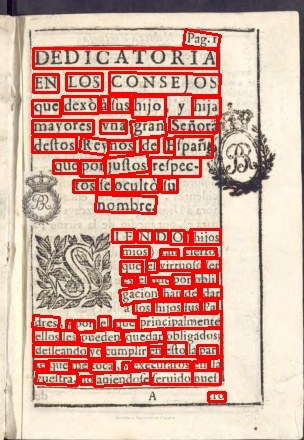
#> input picture RenAIssance_CRNN_OCR_Shashank_Shekhar_Singh/images/imageCRAFT.jpg, 304 x 440 px
$ python -i shared_app_utils.py   (imports and definitions only)
#> lines starting #> are read from the running program, lines starting #| are printed output that depends on the picture; after the words box and inside, x2 and y2 are one past the last pixel; in counts of white or black regions, pixels touching at a corner belong together
#> further down, picture is the input picture: shape (440, 304, 3); mean B, G, R 157.4, 171.6, 214.3
"""Shared OCR and preprocessing helpers used by the app entrypoints."""

import math

import cv2
import numpy as np
from deskew import determine_skew


# [64 lines left out: functions copyStateDict, rotate, deskew_image, preprocess_image, not called in this run]


def remove_borders(image: np.ndarray) -> np.ndarray:
    if len(image.shape) == 3 and image.shape[2] == 3:
        gray = cv2.cvtColor(image, cv2.COLOR_BGR2GRAY)
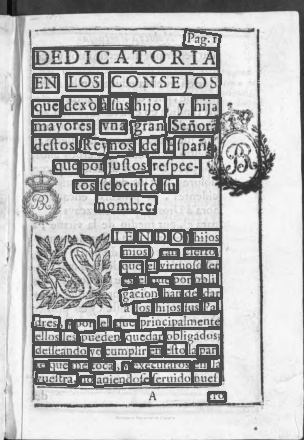
#> gray: shape (440, 304); min 8, max 252, mean 182.8
    else:
        gray = image

    img_inverted = cv2.bitwise_not(gray)
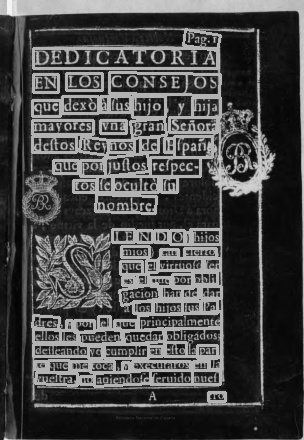
#> img_inverted: shape (440, 304); min 3, max 247, mean 72.2
    horizontal_kernel = cv2.getStructuringElement(cv2.MORPH_RECT, (100, 1))
    detected_horizontal = cv2.morphologyEx(img_inverted, cv2.MORPH_OPEN, horizontal_kernel)

    vertical_kernel = cv2.getStructuringElement(cv2.MORPH_RECT, (1, 100))
    detected_vertical = cv2.morphologyEx(img_inverted, cv2.MORPH_OPEN, vertical_kernel)
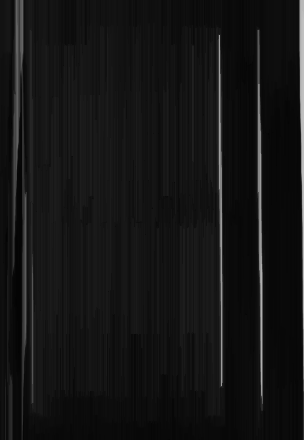
#> detected_vertical: shape (440, 304); min 3, max 193, mean 20.4

    detected_lines = cv2.addWeighted(detected_horizontal, 1.0, detected_vertical, 1.0, 0.0)
    dilated_lines = cv2.dilate(detected_lines, np.ones((1, 1), np.uint8), iterations=2)
    closed_lines = cv2.morphologyEx(dilated_lines, cv2.MORPH_CLOSE, np.ones((10, 10), np.uint8))
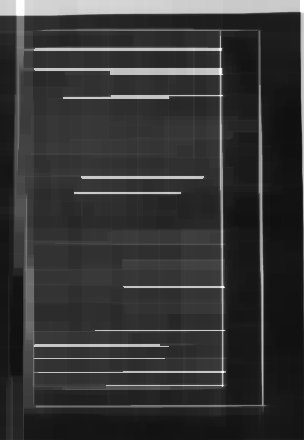
#> closed_lines: shape (440, 304); min 16, max 255, mean 53.5

    _, binary_lines = cv2.threshold(closed_lines, 127, 255, cv2.THRESH_BINARY)
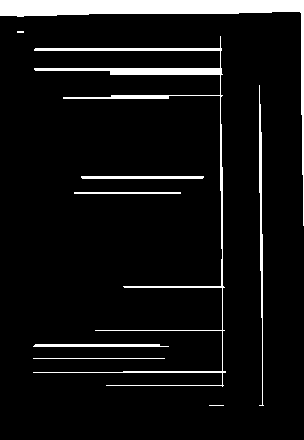
#> binary_lines: shape (440, 304); 7.3% white; 9 white regions (2 under 20 px), largest, box (x1, y1, x2, y2) and area: (0, 0, 304, 226) 4793, (33, 36, 226, 387) 3214, (259, 85, 264, 406) 637
    lines = cv2.HoughLinesP(binary_lines, 1, np.pi / 180, threshold=100, minLineLength=100, maxLineGap=10)
#> lines = 41 rows, first 6: [0, 9, 303, 4], [0, 7, 303, 2], [0, 11, 303, 6], [0, 8, 303, 3], [0, 14, 303, 9], [0, 0, 303, 0]

    mask = np.zeros_like(gray)
    if lines is not None:
        for line in lines:
            for x1, y1, x2, y2 in line:
                cv2.line(mask, (x1, y1), (x2, y2), 255, 10)
#> this loop made 41 passes
#> line on passes 1 to 12: [[0, 9, 303, 4]], [[0, 7, 303, 2]], [[0, 11, 303, 6]], [[0, 8, 303, 3]], [[0, 14, 303, 9]], [[0, 0, 303, 0]], [[0, 13, 303, 8]], [[0, 1, 303, 1]], [[259, 91, 262, 319]], [[35, 48, 221, 48]], [[303, 225, 303, 5]], [[33, 372, 225, 372]]
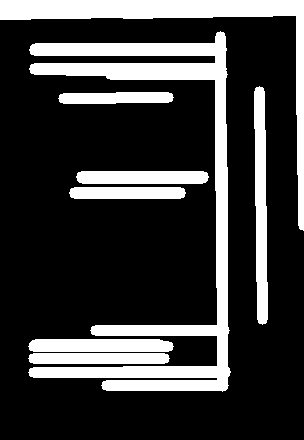
#> mask: shape (440, 304); 23.5% white; 8 white regions, largest, box (x1, y1, x2, y2) and area: (28, 31, 231, 392) 14140, (0, 0, 304, 231) 7040, (254, 86, 268, 325) 2588

    dilated_mask = cv2.dilate(mask, np.ones((1, 1), np.uint8), iterations=2)
    img_result = gray.copy()
    img_result[dilated_mask == 255] = 255
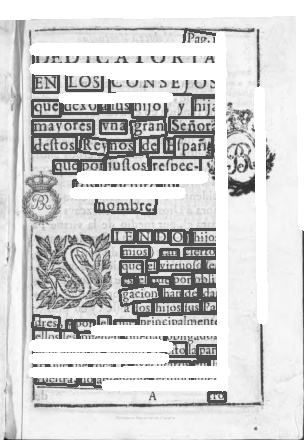
#> img_result: shape (440, 304); min 15, max 255, mean 208.9
    return img_result


# [31 lines left out: functions read_contour_points, get_bounding_boxes, not called in this run]


def draw_bounding_boxes(image, bounding_boxes, color=(0, 255, 0), thickness=6):
    for (x1, y1, x2, y2) in bounding_boxes:
        cv2.rectangle(image, (x1, y1), (x2, y2), color, thickness)


# [65 lines left out: functions split_bounding_boxes, filter_and_adjust_bounding_boxes, not called in this run]

>>> import cv2
>>> picture = cv2.imread('../../../RenAIssance_CRNN_OCR_Shashank_Shekhar_Singh/images/imageCRAFT.jpg')
>>> result = remove_borders(picture)

$ run again, on RenAIssance_CRNN_OCR_Shashank_Shekhar_Singh/images/CNN.png
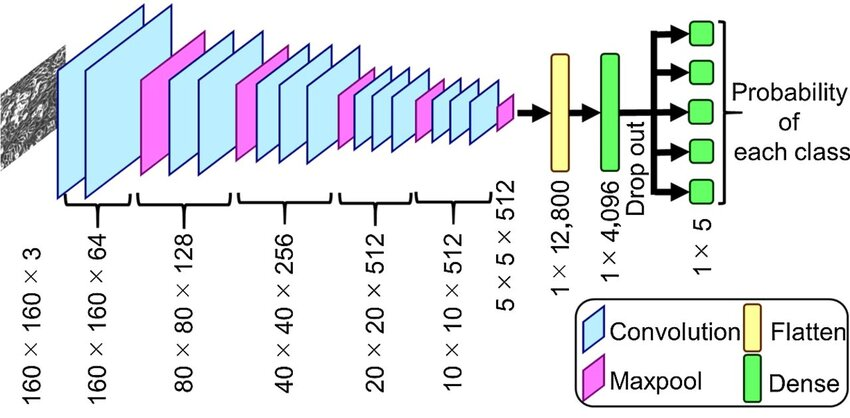
#> input picture RenAIssance_CRNN_OCR_Shashank_Shekhar_Singh/images/CNN.png, 850 x 418 px
#> picture is the input picture: shape (418, 850, 3); mean B, G, R 233.3, 230.5, 226.7
#> in remove_borders, `_, binary_lines = cv2.threshold(closed_lines, 127, 255, cv2.THRESH_BIN..`:
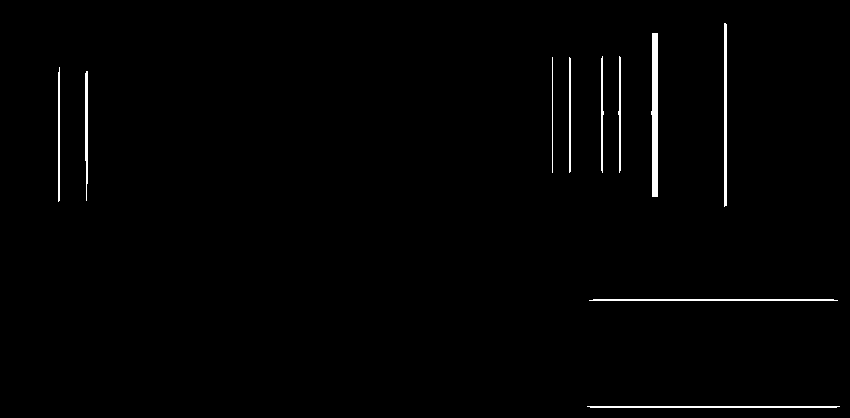
#> binary_lines: shape (418, 850); 1.1% white; 10 white regions, largest, box (x1, y1, x2, y2) and area: (651, 33, 658, 197) 988, (724, 23, 727, 207) 549, (587, 406, 840, 408) 500
#> lines = 24 rows, first 6: [593, 299, 833, 299], [590, 407, 836, 407], [589, 300, 837, 300], [587, 406, 839, 406], [726, 205, 726, 24], [724, 206, 724, 23]
#> the loop in remove_borders, `for line in lines:` made 24 passes
#> in remove_borders, `img_result[dilated_mask == 255] = 255`:
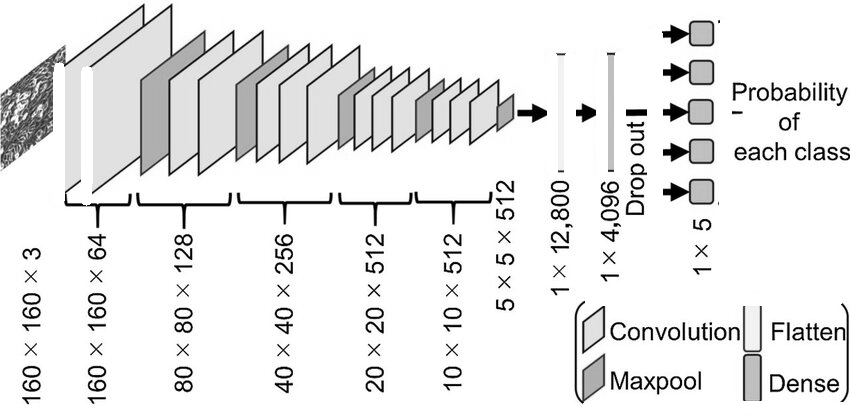
#> img_result: shape (418, 850); min 0, max 255, mean 233.4

$ run again, on RenAIssance_CRNN_OCR_Shashank_Shekhar_Singh/images/CRNN.png
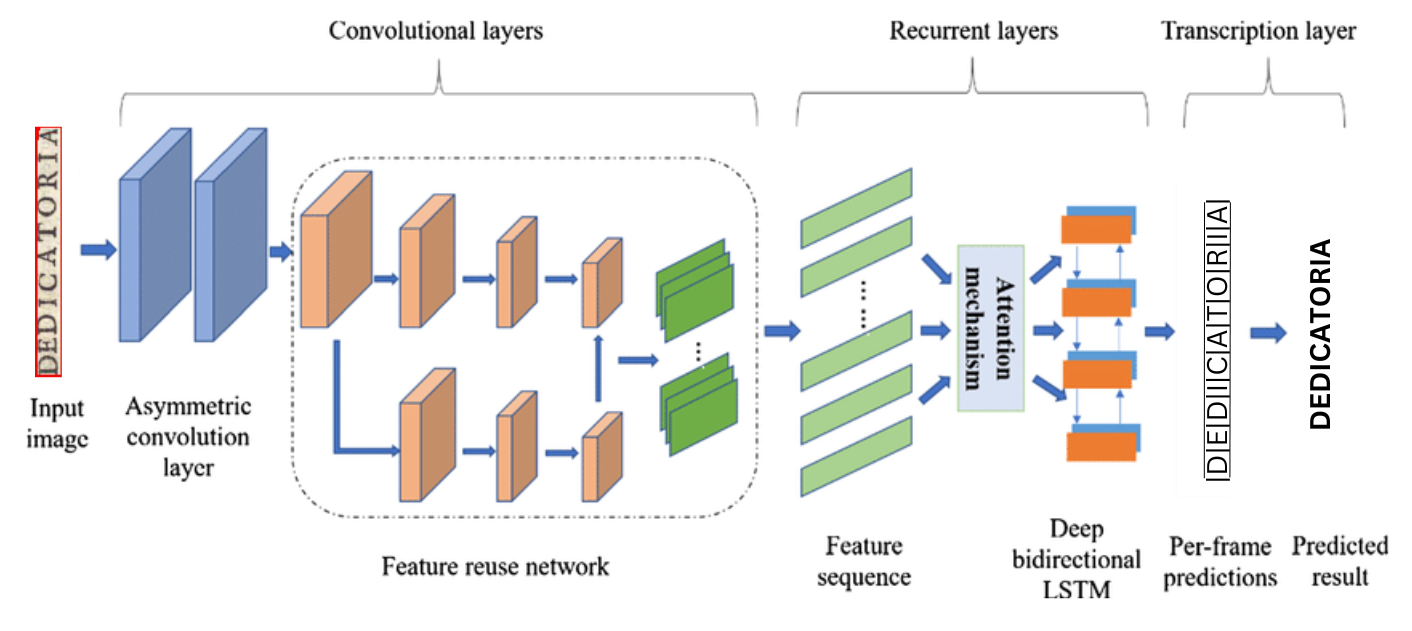
#> input picture RenAIssance_CRNN_OCR_Shashank_Shekhar_Singh/images/CRNN.png, 1412 x 631 px
#> picture is the input picture: shape (631, 1412, 3); mean B, G, R 234.1, 235.8, 236.3
#> in remove_borders, `_, binary_lines = cv2.threshold(closed_lines, 127, 255, cv2.THRESH_BIN..`:
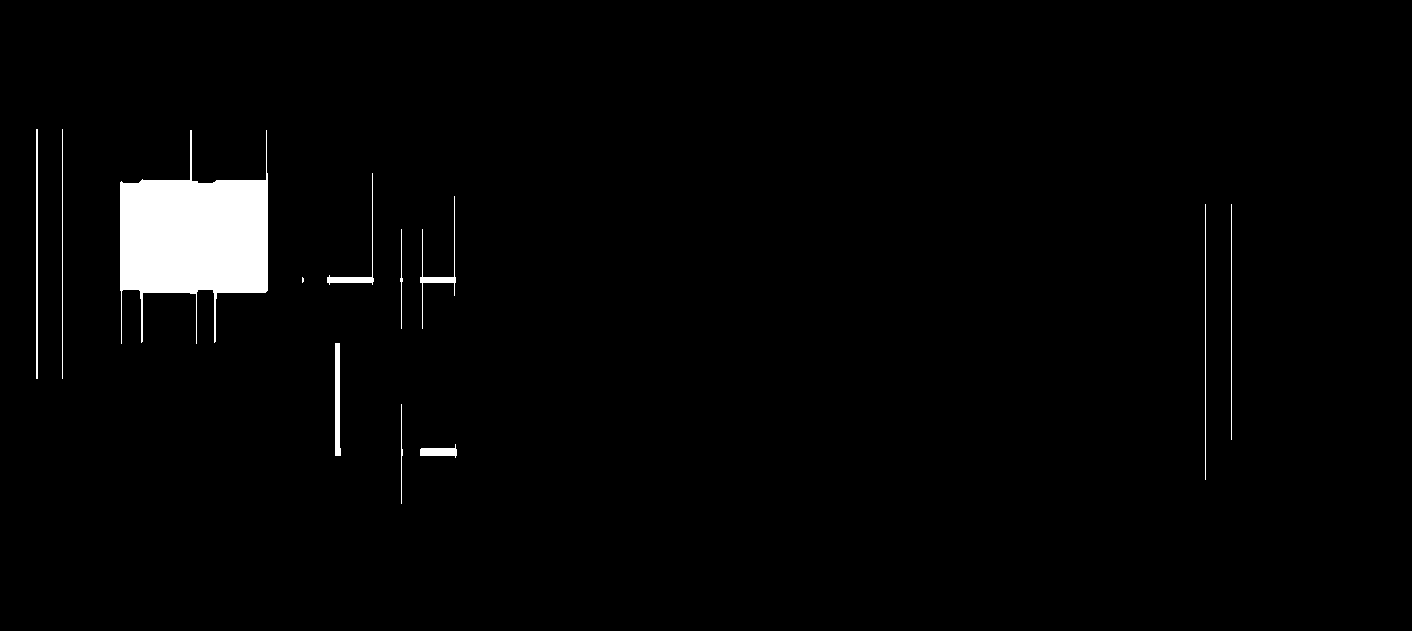
#> binary_lines: shape (631, 1412); 2.3% white; 12 white regions (1 under 20 px), largest, box (x1, y1, x2, y2) and area: (120, 130, 268, 344) 16985, (335, 343, 341, 456) 573, (36, 129, 38, 379) 500
#> lines = 96 rows, first 6: [1205, 479, 1205, 204], [37, 378, 37, 129], [120, 183, 229, 292], [144, 180, 256, 292], [1231, 439, 1231, 204], [151, 180, 263, 292]
#> the loop in remove_borders, `for line in lines:` made 96 passes
#> in remove_borders, `img_result[dilated_mask == 255] = 255`:
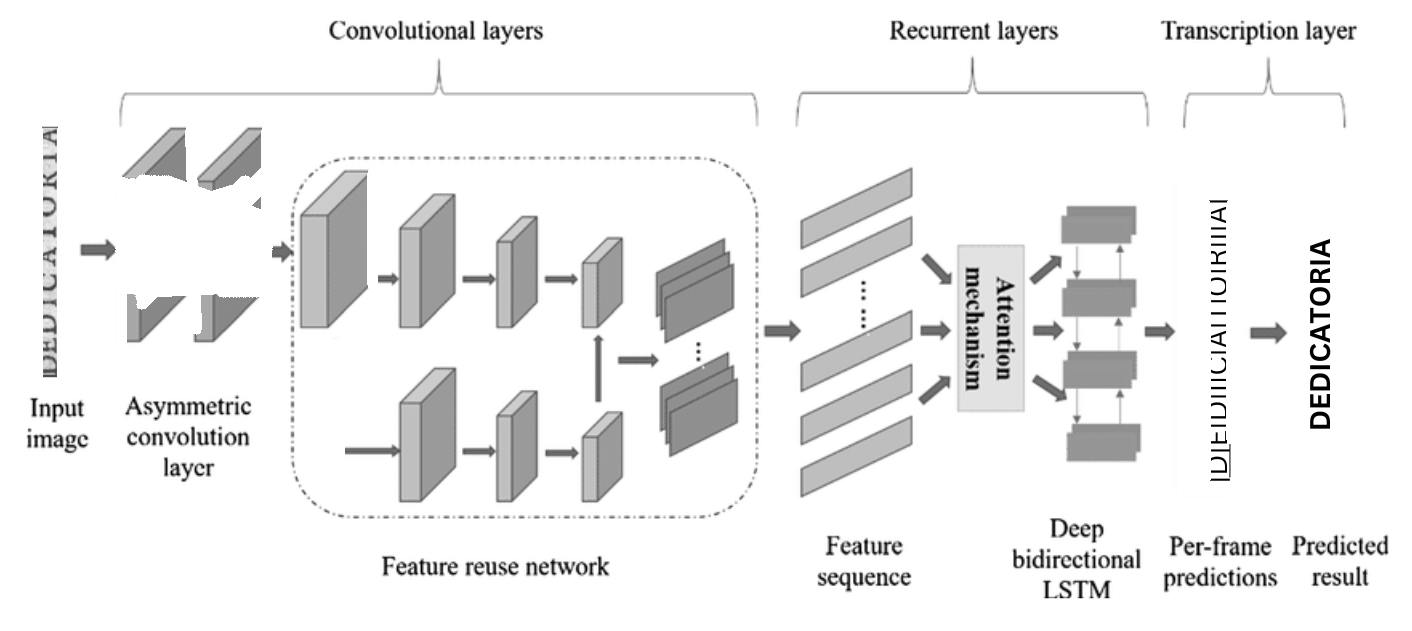
#> img_result: shape (631, 1412); min 0, max 255, mean 239.1
